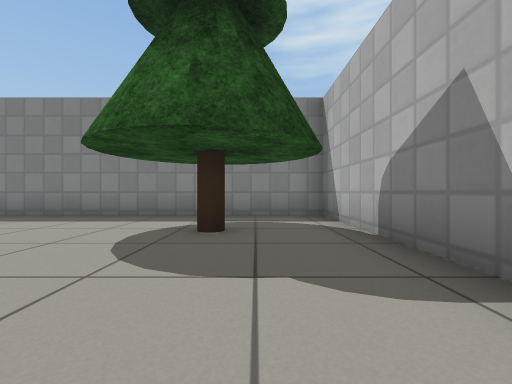
[1] (above)

24 first-person views from a walk through a world built for the Gazebo simulator. The camera is 0.5 m above the floor, looks level and sees 90° across. The floor is counted in squares, 1 m on a side. Each view is taken from the middle of a square. On the plan, view 1 faces up. The plan holds only what a view shows up to about 9 squares ahead; the rest is blank. The place goes on beyond the plan. Gazebo's built-in surfaces are drawn with simple patterns. Some stock models are drawn as simple stand-ins.

[2]
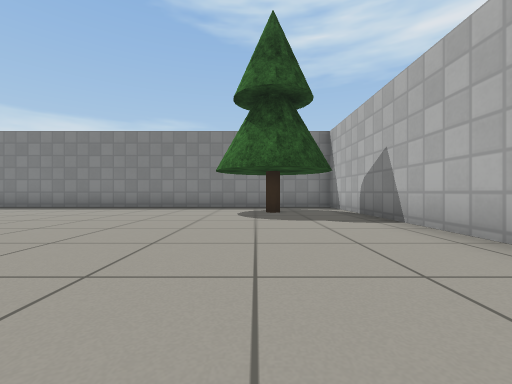

[3]
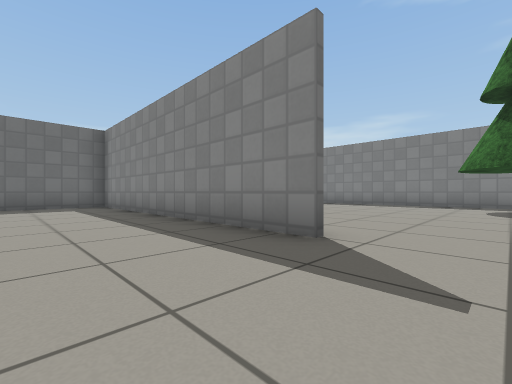

[4]
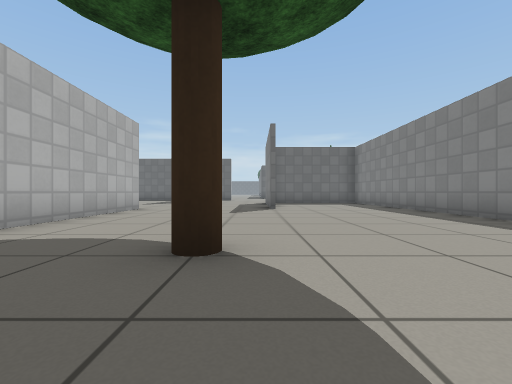

[5]
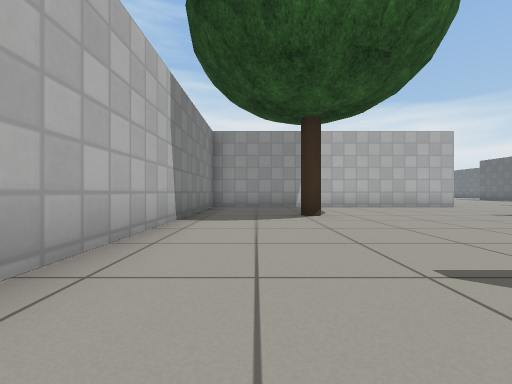

[6]
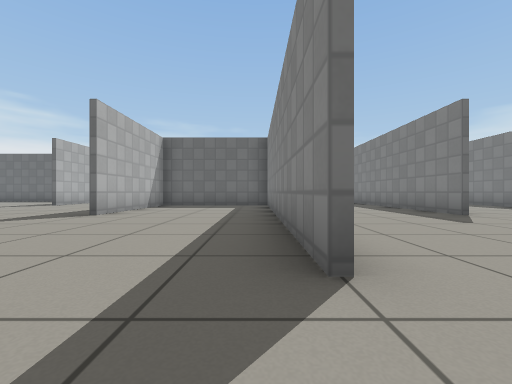

[7]
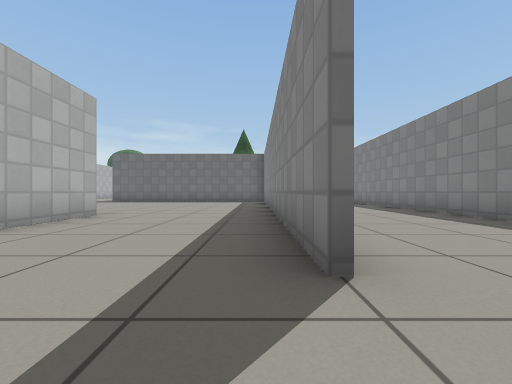

[8]
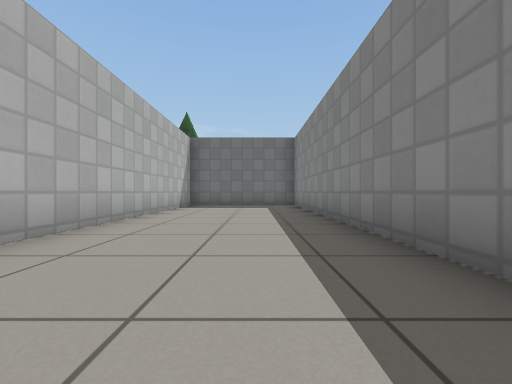

[9]
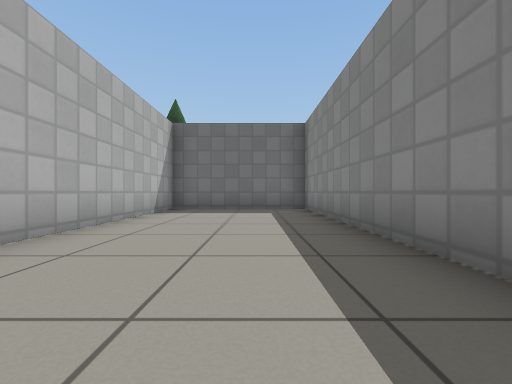

[10]
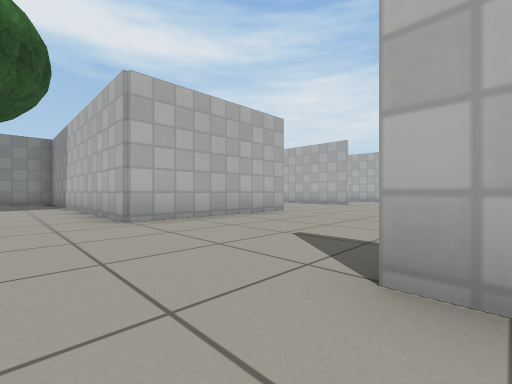

[11]
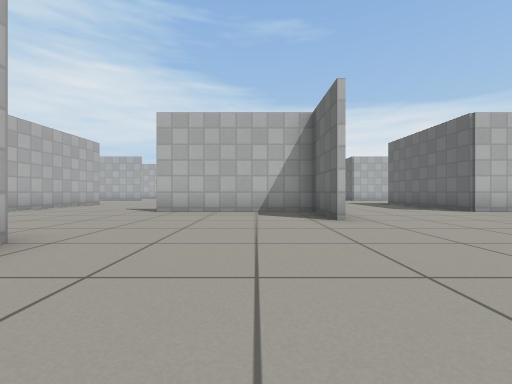

[12]
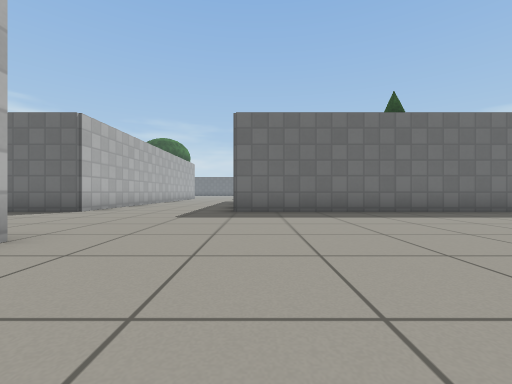

[13]
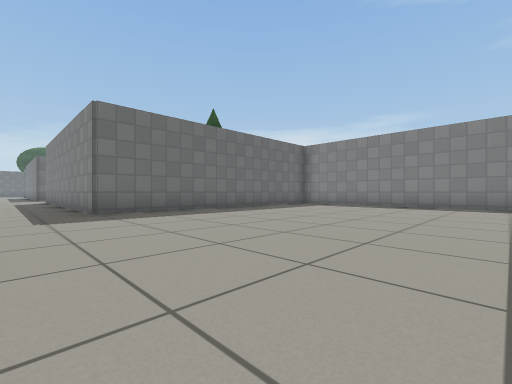

[14]
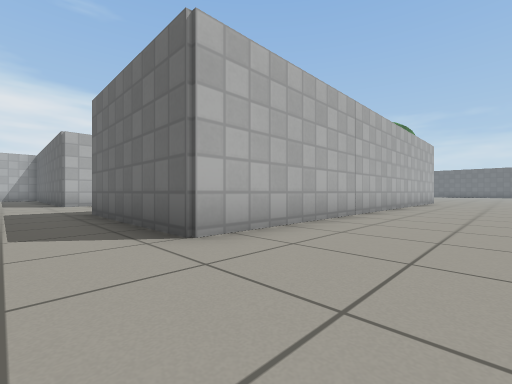

[15]
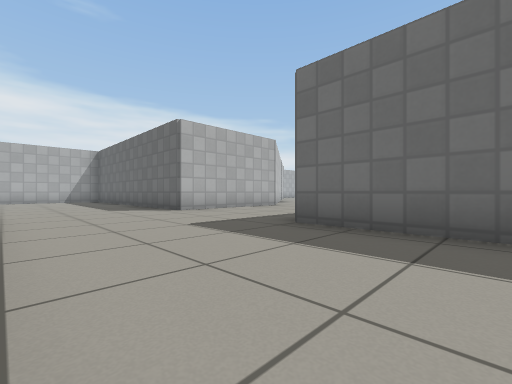

[16]
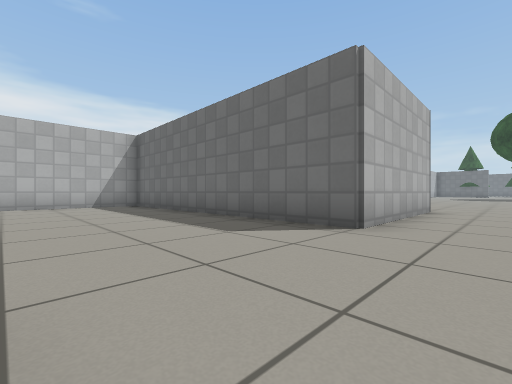

[17]
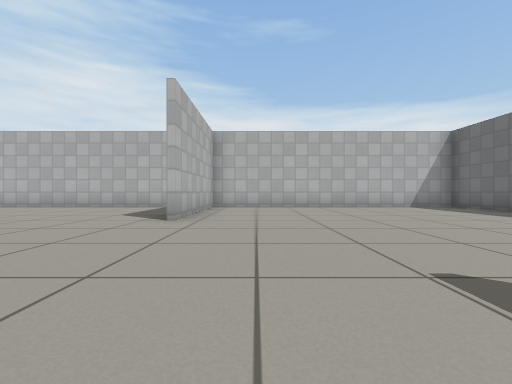

[18]
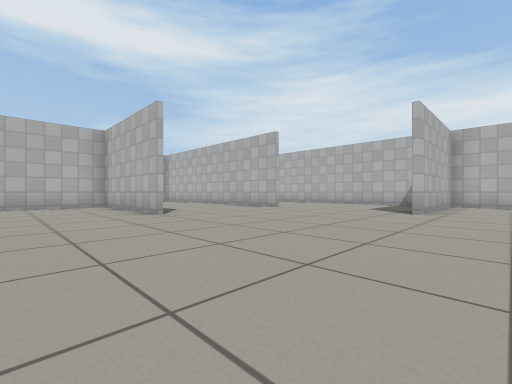

[19]
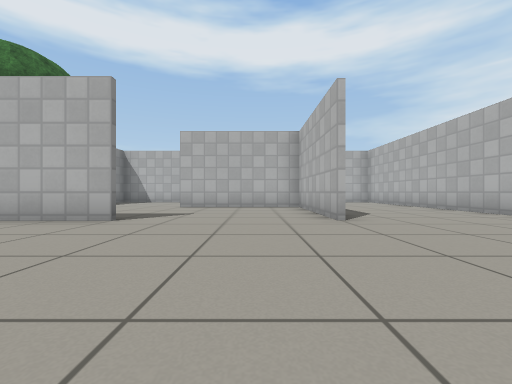

[20]
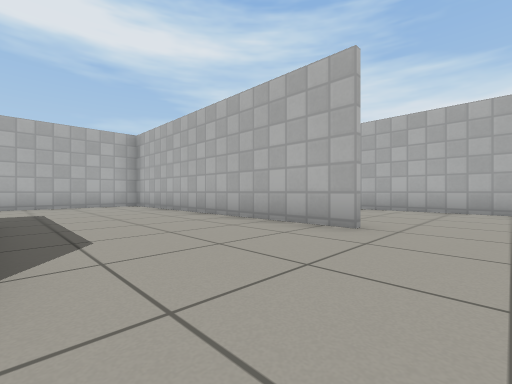

[21]
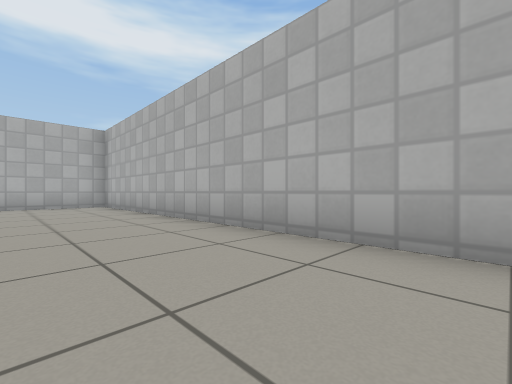

[22]
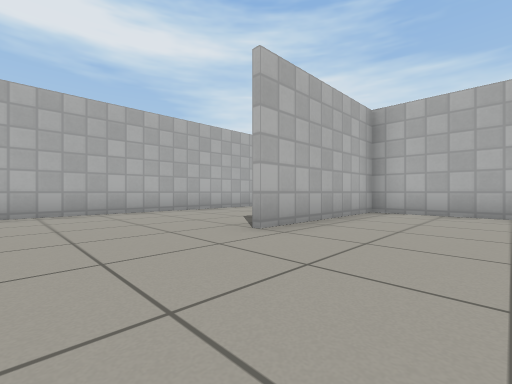

[23]
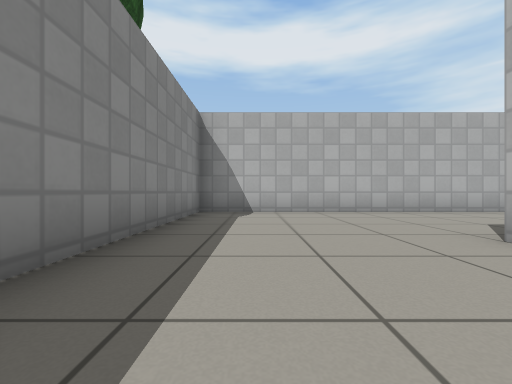

[24]
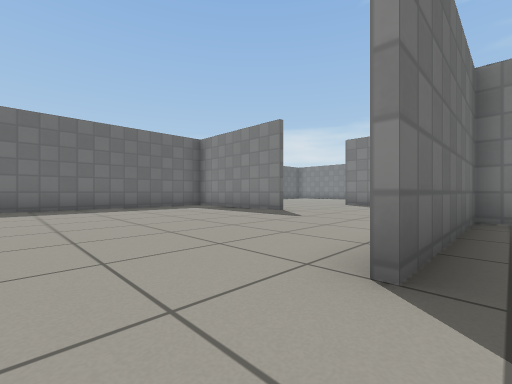

### Floor plan
Points are (right, up) in squares from view 1. A wall is a line through its corners. A room is listed if a view was taken in it or the views show most of it. See-through windows are left out.
Room 1 (views 1, 2, 3, 4, 5, 6, 7, 8, 9)
walls: (-6.5, 1.4) (-10.5, 1.4); (-2.4, -2.6) (-10.4, -2.6) (-10.4, -5); (-10.5, -2.4) (-8.4, -2.4); (1.4, -0.6) (1.4, 5.4) (-18.4, 5.4) (-18.4, 1.6) (-11.4, 1.6); (-10, -6.4) (-6.5, -6.4); (-6.6, -10.4) (1.4, -10.4) (1.4, -3.4)
ways out: opening at (-11, -1) to room 2; opening at (-7, -9) to room 2
objects: pine tree (-2, 2) to (1, 4); oak tree (-1, -8)
Room 2 (views 10, 11, 12, 13, 14, 15, 16, 17, 18, 19, 20, 21, 22, 23, 24)
walls: (-14.4, -11.6) (-14.4, -16); (-22.5, -18.4) (-18.4, -18.4) (-18.4, -26.4) (-10.6, -26.4) (-10.6, -22.5); (-14.4, -8.5) (-14.4, -10.4) (-10.5, -10.4); (-10.5, -10.6) (-13.3, -10.6); (-27.4, -10.4) (-18.4, -10.4) (-18.4, -14.6); (-6.6, -14.6) (-6.6, -10.4); (-6.5, -18.4) (-2.6, -18.4) (-2.6, -14.5); (-6.4, -10.6) (-6.4, -14.5); (-6.5, -22.4) (1.4, -22.4) (1.4, -10.6) (-3.6, -10.6); (-6.6, -6.6) (-8, -6.6); (-9.1, -26.4) (1.4, -26.4) (1.4, -24); (-18.4, 0.5) (-18.4, -6.6) (-23.1, -6.6); (-10.5, 1.4) (-15.4, 1.4)
ways out: opening at (-11, -1) to room 1; opening at (-7, -9) to room 1

Where each view was taken, in squares from view 1:
view 1: 0 up, 0 right, facing up
view 2: 3 down, 1 left, facing up
view 3: 5 down, 1 left, facing up-left
view 4: 7 down, 1 right, facing left
view 5: 2 down, 0 right, facing down
view 6: 3 down, 1 left, facing left
view 7: 1 up, 5 left, facing left
view 8: 4 up, 9 left, facing left
view 9: 4 up, 11 left, facing left
view 10: 9 down, 11 left, facing down-right
view 11: 4 down, 13 left, facing down
view 12: 6 down, 12 left, facing left
view 13: 8 down, 12 left, facing up-left
view 14: 8 down, 17 left, facing down-left
view 15: 12 down, 15 left, facing down-left
view 16: 17 down, 15 left, facing down-left
view 17: 18 down, 12 left, facing down
view 18: 16 down, 12 left, facing down-right
view 19: 17 down, 11 left, facing right
view 20: 19 down, 8 left, facing down-right
view 21: 24 down, 8 left, facing down-right
view 22: 12 down, 5 left, facing down-right
view 23: 12 down, 5 left, facing right
view 24: 16 down, 6 left, facing up-left
